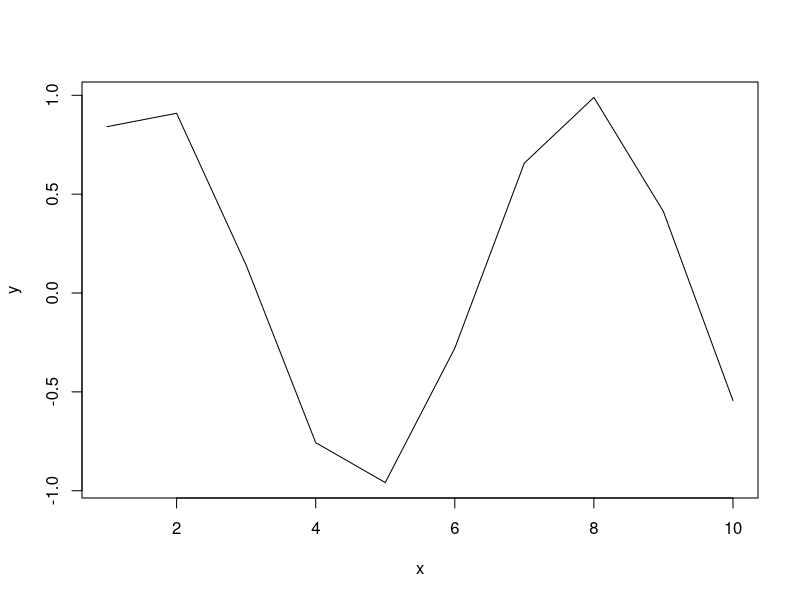

R code for this plot:
## ---- chunk 1
x = 1:10
y = sin(x)
plot(x, y, type = 'l')
